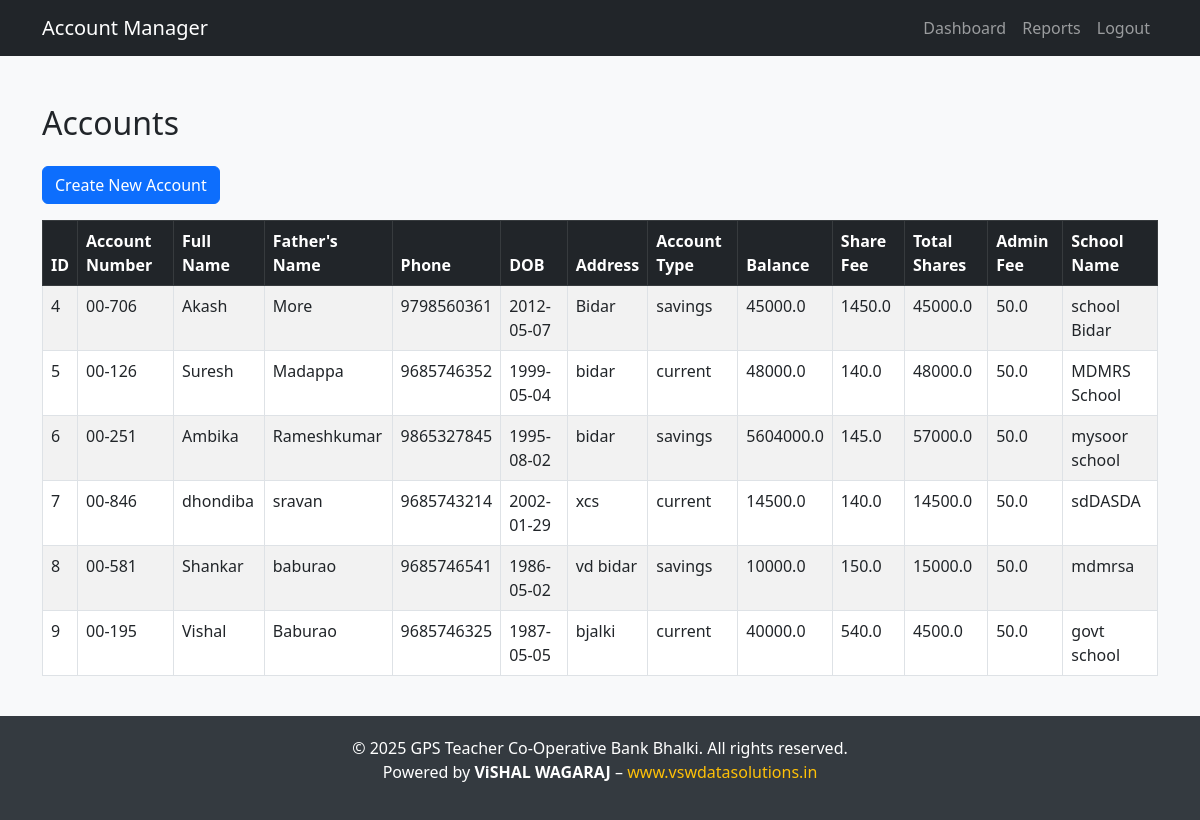
Screenshot of /accounts (signed in) with the database file from the repository.
### tables this page shows
CREATE TABLE accounts (
                    id INTEGER PRIMARY KEY AUTOINCREMENT,
                    account_number TEXT UNIQUE,
                    full_name TEXT NOT NULL,
                    father_name TEXT NOT NULL,
                    phone TEXT NOT NULL CHECK(length(phone) = 10),
                    dob TEXT NOT NULL CHECK(dob LIKE '____-__-__'),
                    address TEXT NOT NULL,
                    account_type TEXT NOT NULL,
                    balance REAL NOT NULL DEFAULT 0,
                    share_fee REAL NOT NULL DEFAULT 0,
                    admin_fee REAL NOT NULL DEFAULT 50,
                    total_shares REAL NOT NULL DEFAULT 100,
                    school_name TEXT NOT NULL,
                    status TEXT DEFAULT 'active',
                    timestamp DATETIME DEFAULT CURRENT_TIMESTAMP
                , file_charge_fee REAL DEFAULT 0);

### app.py (the view)
@app.route("/accounts")
@login_required
def accounts():
    with get_db_connection() as conn:
        accounts = conn.execute("SELECT * FROM accounts").fetchall()
    return render_template("accounts.html", accounts=accounts)

### app.py (called while the page is built)
def get_db_connection():
    conn = sqlite3.connect('db/bank.db')
    conn.row_factory = sqlite3.Row
    return conn

@app.after_request
def add_no_cache_headers(response):
    response.headers["Cache-Control"] = "no-store, no-cache, must-revalidate, post-check=0, pre-check=0, max-age=0"
    response.headers["Pragma"] = "no-cache"
    response.headers["Expires"] = "-1"
    return response

### utils/auth_decorator.py (called while the page is built)
def login_required(f):
    @wraps(f)
    def decorated_function(*args, **kwargs):
        if "admin_id" not in session:
            flash("Please login to access this page.", "warning")
            return redirect(url_for("login"))
        response = make_response(f(*args, **kwargs))
        response.headers["Cache-Control"] = "no-store, no-cache, must-revalidate, max-age=0"
        response.headers["Pragma"] = "no-cache"
        response.headers["Expires"] = "0"
        return response
    return decorated_function

### templates/accounts.html (shortened to what this page needs)
<!DOCTYPE html>
<html lang="en">
<head>
    <link rel="stylesheet" href="https://cdn.jsdelivr.net/npm/bootstrap@5.3.0/dist/css/bootstrap.min.css">
</head>
<body class="bg-light">
    <nav class="navbar navbar-expand-lg navbar-dark bg-dark">
        <div class="container">
            <a class="navbar-brand" href="#">Account Manager</a>
            <div class="collapse navbar-collapse" id="navbarNav">
                <ul class="navbar-nav ms-auto">
                    <li class="nav-item"><a class="nav-link" href="/admin_dashboard">Dashboard</a></li>
                    <li class="nav-item"><a class="nav-link" href="/generate_report">Reports</a></li>
                    <li class="nav-item"><a class="nav-link" href="/logout">Logout</a></li>
                </ul>
            </div>
        </div>
    </nav>
    <div class="container mt-5">
        <h2 class="mb-4">Accounts</h2>
        <a href="{{ url_for('create_account') }}" class="btn btn-primary mb-3">Create New Account</a>
        <table class="table table-bordered table-striped">
            <thead class="table-dark">
                <tr>
                    <th>ID</th>
                    <th>Account Number</th>
                    <th>Full Name</th>
                    <th>Father's Name</th>
                    <th>Phone</th>
                    <th>DOB</th>
                    <th>Address</th>
                    <th>Account Type</th>
                    <th>Balance</th>
                    <th>Share Fee</th>
                    <th>Total Shares </th>
                    <th>Admin Fee</th>
                    <th>School Name</th>
                </tr>
            </thead>
            <tbody>
                {% for account in accounts %}
                <tr>
                    <td>{{ account.id }}</td>
                    <td>{{account.account_number}}</td>
                    <td>{{ account.full_name }}</td>
                    <td>{{ account.father_name }}</td>
                    <td>{{ account.phone }}</td>
                    <td>{{ account.dob }}</td>
                    <td>{{ account.address }}</td>
                    <td>{{ account.account_type }}</td>
                    <td>{{ account.balance }}</td>
                    <td>{{ account.share_fee }}</td>
                    <td>{{ account.total_shares }}</td>
                    <td>{{ account.admin_fee }}</td>
                    <td>{{ account.school_name }}</td>
                </tr>
                {% endfor %}
            </tbody>
        </table>
    </div>
<footer class="footer">
    <p>
        &copy; <span id="year"></span> GPS Teacher Co-Operative Bank Bhalki. All rights reserved. <br>
        Powered by <strong>ViSHAL WAGARAJ</strong> –
        <a href="https://www.vswdatasolutions.in" target="_blank" style="color: #ffc107; text-decoration: none;">
            www.vswdatasolutions.in
        </a>
    </p>
</footer>
</body>
</html>

### templates/accounts.html (style rules this page uses)
.footer { background-color: #343a40; color: white; padding: 20px 0; text-align: center; margin-top: 40px; }

### rows the page displays
accounts: id "4", account_number "00-706", full_name "Akash", father_name "More", phone "9798560361", dob "2012-05-07", address "Bidar", account_type "savings", balance "45000.0", share_fee "1450.0", total_shares "45000.0", admin_fee "50.0", school_name "school Bidar"
accounts: id "5", account_number "00-126", full_name "Suresh", father_name "Madappa", phone "9685746352", dob "1999-05-04", address "bidar", account_type "current", balance "48000.0", share_fee "140.0", total_shares "48000.0", admin_fee "50.0", school_name "MDMRS School"
accounts: id "6", account_number "00-251", full_name "Ambika", father_name "Rameshkumar", phone "9865327845", dob "1995-08-02", address "bidar", account_type "savings", balance "5604000.0", share_fee "145.0", total_shares "57000.0", admin_fee "50.0", school_name "mysoor school"
accounts: id "7", account_number "00-846", full_name "dhondiba", father_name "sravan", phone "9685743214", dob "2002-01-29", address "xcs", account_type "current", balance "14500.0", share_fee "140.0", total_shares "14500.0", admin_fee "50.0", school_name "sdDASDA"
accounts: id "8", account_number "00-581", full_name "Shankar", father_name "baburao", phone "9685746541", dob "1986-05-02", address "vd bidar", account_type "savings", balance "10000.0", share_fee "150.0", total_shares "15000.0", admin_fee "50.0", school_name "mdmrsa"
accounts: id "9", account_number "00-195", full_name "Vishal", father_name "Baburao", phone "9685746325", dob "1987-05-05", address "bjalki", account_type "current", balance "40000.0", share_fee "540.0", total_shares "4500.0", admin_fee "50.0", school_name "govt school"
